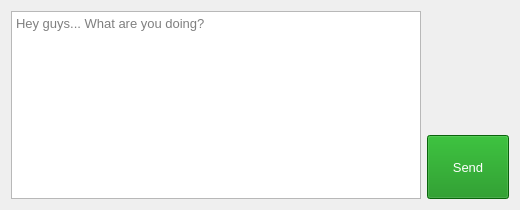
<?xml version="1.0" encoding="UTF-8"?>
<ui version="4.0">
 <class>IM_Group</class>
 <widget class="QWidget" name="IM_Group">
  <property name="geometry">
   <rect>
    <x>0</x>
    <y>0</y>
    <width>520</width>
    <height>210</height>
   </rect>
  </property>
  <property name="sizePolicy">
   <sizepolicy hsizetype="Fixed" vsizetype="Fixed">
    <horstretch>0</horstretch>
    <verstretch>0</verstretch>
   </sizepolicy>
  </property>
  <property name="minimumSize">
   <size>
    <width>520</width>
    <height>210</height>
   </size>
  </property>
  <property name="maximumSize">
   <size>
    <width>520</width>
    <height>210</height>
   </size>
  </property>
  <property name="windowTitle">
   <string>IM to Group: </string>
  </property>
  <layout class="QHBoxLayout" name="horizontalLayout">
   <item>
    <widget class="QTextEdit" name="message">
     <property name="font">
      <font>
       <pointsize>10</pointsize>
      </font>
     </property>
     <property name="placeholderText">
      <string>Hey guys... What are you doing?</string>
     </property>
    </widget>
   </item>
   <item>
    <layout class="QVBoxLayout" name="verticalLayout">
     <item>
      <widget class="QLabel" name="avatar">
       <property name="sizePolicy">
        <sizepolicy hsizetype="Fixed" vsizetype="Fixed">
         <horstretch>0</horstretch>
         <verstretch>0</verstretch>
        </sizepolicy>
       </property>
       <property name="minimumSize">
        <size>
         <width>82</width>
         <height>82</height>
        </size>
       </property>
       <property name="maximumSize">
        <size>
         <width>82</width>
         <height>82</height>
        </size>
       </property>
       <property name="text">
        <string/>
       </property>
       <property name="scaledContents">
        <bool>true</bool>
       </property>
      </widget>
     </item>
     <item>
      <spacer name="verticalSpacer">
       <property name="orientation">
        <enum>Qt::Vertical</enum>
       </property>
       <property name="sizeHint" stdset="0">
        <size>
         <width>20</width>
         <height>40</height>
        </size>
       </property>
      </spacer>
     </item>
     <item>
      <widget class="QPushButton" name="sendButton">
       <property name="sizePolicy">
        <sizepolicy hsizetype="Fixed" vsizetype="Fixed">
         <horstretch>0</horstretch>
         <verstretch>0</verstretch>
        </sizepolicy>
       </property>
       <property name="minimumSize">
        <size>
         <width>82</width>
         <height>64</height>
        </size>
       </property>
       <property name="maximumSize">
        <size>
         <width>120</width>
         <height>82</height>
        </size>
       </property>
       <property name="font">
        <font>
         <pointsize>10</pointsize>
        </font>
       </property>
       <property name="styleSheet">
        <string notr="true">background-color: rgb(12, 140, 16);
color: rgb(255, 255, 255);</string>
       </property>
       <property name="text">
        <string>Send</string>
       </property>
      </widget>
     </item>
    </layout>
   </item>
  </layout>
 </widget>
 <resources/>
 <connections/>
</ui>
